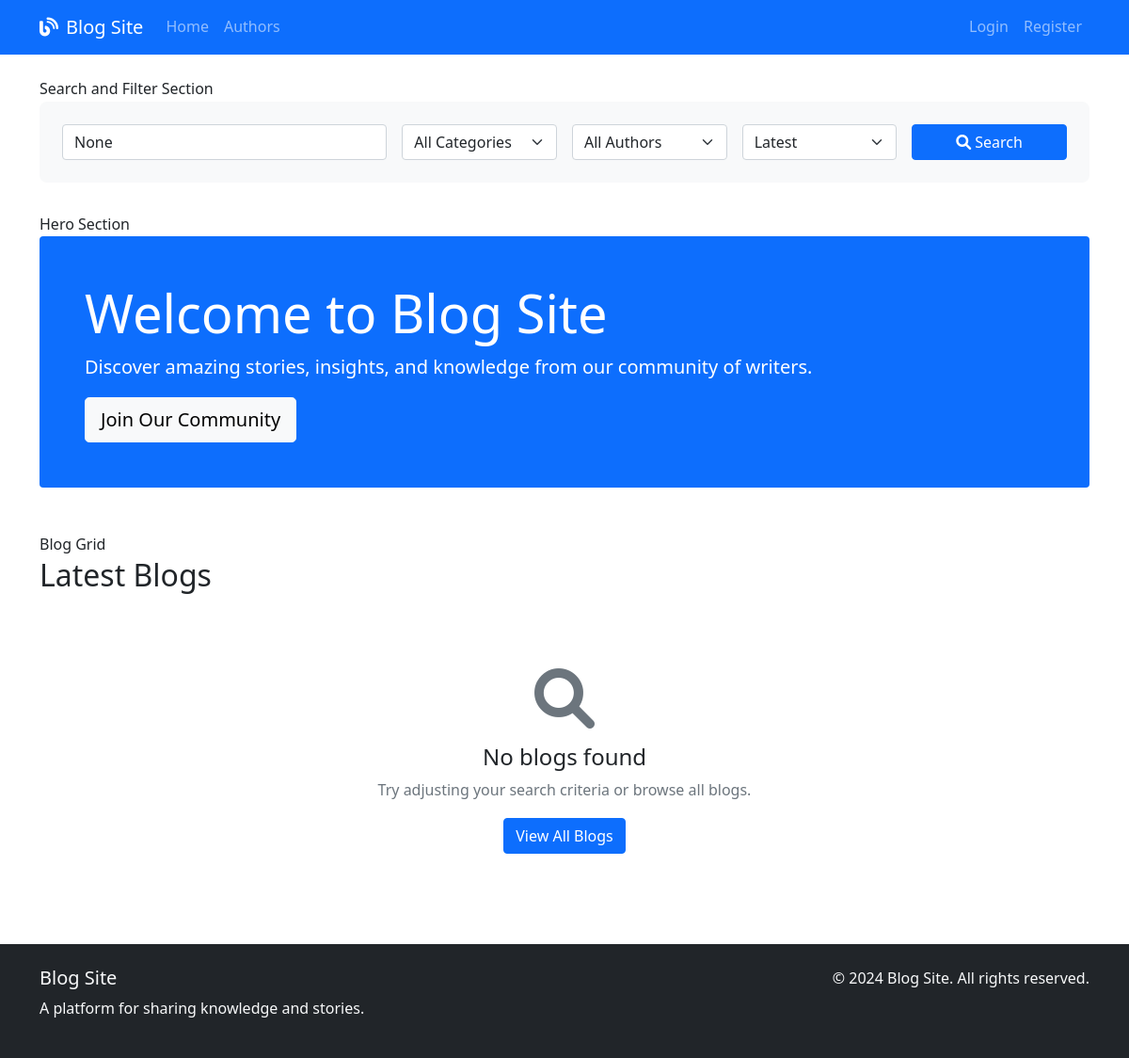
Before: / with the older database file.
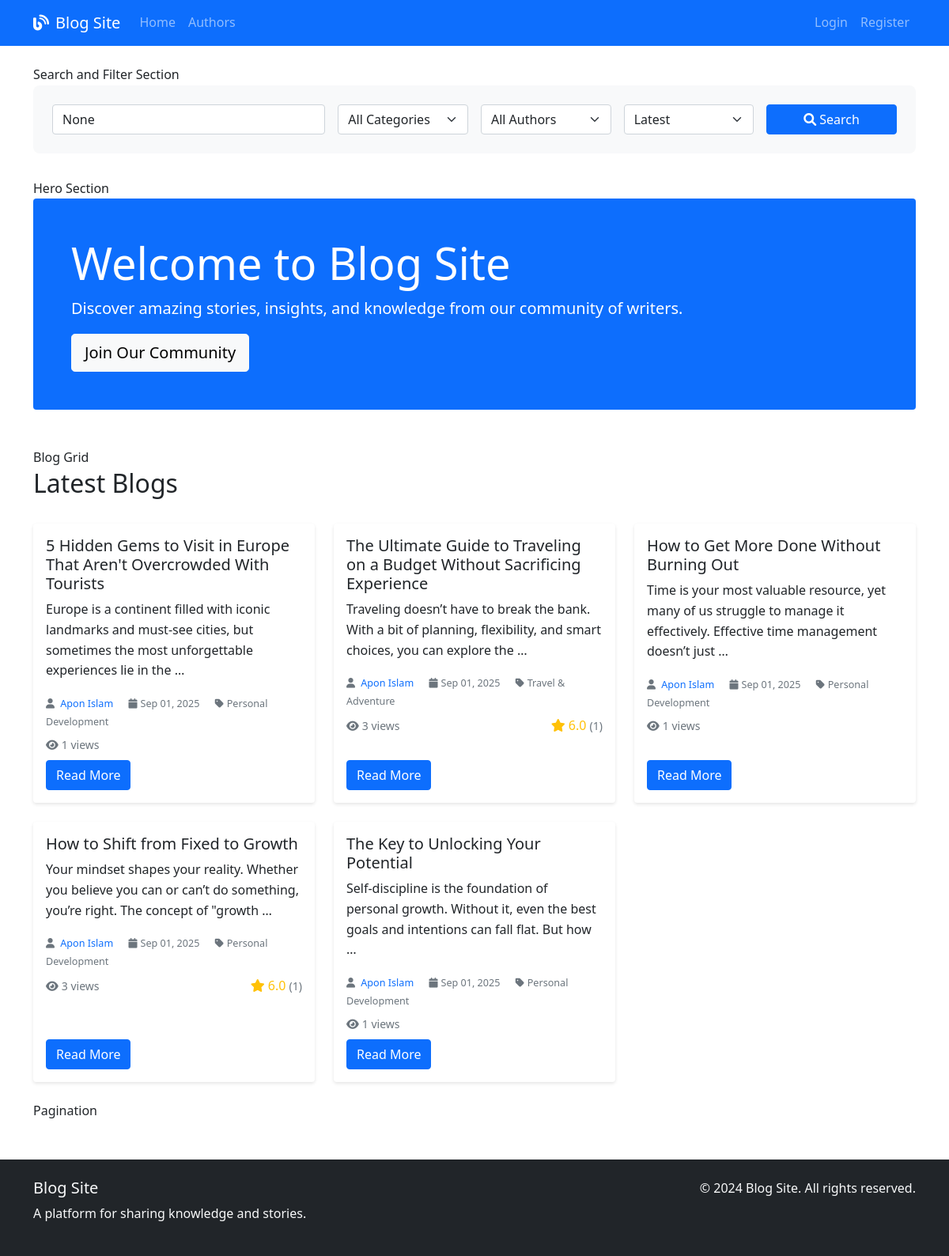
After: the same page with the newer database file.
### blog/models.py (models this page shows, shortened)
class Blog(models.Model):
    STATUS_CHOICES = (
        ('published', 'Published'),
    )
    title = models.CharField(max_length=200)
    slug = models.SlugField(max_length=200, unique=True)
    author = models.ForeignKey(User, on_delete=models.CASCADE, related_name='blogs')
    body = models.TextField()
    category = models.ForeignKey(Category, on_delete=models.SET_NULL, null=True, blank=True)
    status = models.CharField(max_length=10, choices=STATUS_CHOICES, default='draft')
    featured_image = models.ImageField(upload_to='blog_images/', blank=True, null=True)
    created_at = models.DateTimeField(default=timezone.now)
    updated_at = models.DateTimeField(auto_now=True)
    views = models.PositiveIntegerField(default=0)
    class Meta:
        ordering = ['-created_at']
    def get_absolute_url(self):
        return reverse('blog:detail', kwargs={'slug': self.slug})
    def get_average_rating(self):
        ratings = self.ratings.all()
        if ratings:
            return sum([rating.score for rating in ratings]) / len(ratings)
        return 0
    def get_rating_count(self):
        return self.ratings.count()

class Category(models.Model):
    name = models.CharField(max_length=100, unique=True)
    description = models.TextField(blank=True)
    created_at = models.DateTimeField(default=timezone.now)
    class Meta:
        verbose_name_plural = "Categories"

class Rating(models.Model):
    blog = models.ForeignKey(Blog, on_delete=models.CASCADE, related_name='ratings')
    user = models.ForeignKey(User, on_delete=models.CASCADE)
    score = models.IntegerField(validators=[MinValueValidator(0), MaxValueValidator(6)])
    created_at = models.DateTimeField(default=timezone.now)
    class Meta:
        unique_together = ('blog', 'user')

### accounts/models.py (models this page shows, shortened)
class User(AbstractUser):
    USER_ROLES = (
        ('admin', 'Admin'),
        ('author', 'Author'),
        ('reader', 'Reader'),
    )
    role = models.CharField(max_length=10, choices=USER_ROLES, default='reader')
    bio = models.TextField(max_length=500, blank=True)
    profile_picture = models.ImageField(upload_to='profile_pics/', blank=True, null=True)
    website = models.URLField(blank=True)
    twitter = models.CharField(max_length=100, blank=True)
    linkedin = models.CharField(max_length=100, blank=True)
    github = models.CharField(max_length=100, blank=True)
    is_email_verified = models.BooleanField(default=False)
    email_verification_token = models.CharField(max_length=100, blank=True)
    created_at = models.DateTimeField(default=timezone.now)
    def get_full_name(self):
        return f"{self.first_name} {self.last_name}".strip() or self.username

### blog/views.py (the view)
# urls.py: path('', views.home_view, name='home'),
def home_view(request):
    blogs = Blog.objects.filter(status='published').select_related('author', 'category').order_by('-created_at')
    search_query = request.GET.get('search')
    if search_query:
        blogs = blogs.filter(
            Q(title__icontains=search_query) |
            Q(body__icontains=search_query) |
            Q(author__username__icontains=search_query)
        )
    category_id = request.GET.get('category')
    if category_id:
        blogs = blogs.filter(category_id=category_id)
    author_id = request.GET.get('author')
    if author_id:
        blogs = blogs.filter(author_id=author_id)
    sort_by = request.GET.get('sort')
    if sort_by == 'rating':
        blogs = blogs.annotate(avg_rating=Avg('ratings__score')).order_by('-avg_rating', '-created_at')
    elif sort_by == 'views':
        blogs = blogs.order_by('-views', '-created_at')
    paginator = Paginator(blogs, 6)
    page_number = request.GET.get('page')
    page_obj = paginator.get_page(page_number)
    categories = Category.objects.all()
    authors = User.objects.filter(role__in=['author', 'admin'], blogs__status='published').distinct()
    context = {
        'page_obj': page_obj,
        'categories': categories,
        'authors': authors,
        'search_query': search_query,
        'selected_category': category_id,
        'selected_author': author_id,
        'sort_by': sort_by,
    }
    return render(request, 'blog/home.html', context)

### templates/blog/home.html (shortened to what the changed rows need)
{% extends 'base.html' %}
{% block content %}
 Search and Filter Section
<div class="search-form">
</div>
 Hero Section
<div class="row mb-5">
    <div class="col-12">
        <div class="bg-primary text-white p-5 rounded">
            <h1 class="display-4">Welcome to Blog Site</h1>
        </div>
    </div>
</div>
 Blog Grid
<div class="d-flex justify-content-between align-items-center mb-4">
    <h2>Latest Blogs</h2>
</div>
{% if page_obj %}
    <div class="row">
        {% for blog in page_obj %}
            <div class="col-md-4 mb-4">
                <div class="card blog-card h-100">
                    <div class="card-body d-flex flex-column">
                        <h5 class="card-title">{{ blog.title }}</h5>
                        <p class="card-text">{{ blog.body|truncatewords:20 }}</p>
                        <div class="blog-meta mb-2">
                            <small class="text-muted">
                                <i class="fas fa-user me-1"></i>
                                <a href="{% url 'accounts:author_detail' blog.author.username %}" class="text-decoration-none">
                                    {{ blog.author.get_full_name }}
                                </a>
                                <i class="fas fa-calendar ms-3 me-1"></i>{{ blog.created_at|date:"M d, Y" }}
                                {% if blog.category %}
                                    <i class="fas fa-tag ms-3 me-1"></i>{{ blog.category.name }}
                                {% endif %}
                            </small>
                        </div>
                        <div class="d-flex justify-content-between align-items-center mb-2">
                            <small class="text-muted">
                                <i class="fas fa-eye me-1"></i>{{ blog.views }} views
                            </small>
                            {% if blog.get_rating_count > 0 %}
                                <span class="rating-stars">
                                    <i class="fas fa-star"></i> {{ blog.get_average_rating|floatformat:1 }}
                                    <small class="text-muted">({{ blog.get_rating_count }})</small>
                                </span>
                            {% endif %}
                        </div>
                        <div class="mt-auto">
                            <a href="{{ blog.get_absolute_url }}" class="btn btn-primary">Read More</a>
                        </div>
                    </div>
                </div>
            </div>
        {% endfor %}
    </div>
     Pagination
{% else %}
    <div class="text-center py-5">
        <i class="fas fa-search fa-4x text-muted mb-3"></i>
        <h4>No blogs found</h4>
        <p class="text-muted">Try adjusting your search criteria or browse all blogs.</p>
        <a href="{% url 'blog:home' %}" class="btn btn-primary">View All Blogs</a>
    </div>
{% endif %}
{% endblock %}

Changed rows visible on the page:
added Blog: title "5 Hidden Gems to Visit in Europe That Aren't Overcrowded With Tourists", body "Europe is a continent filled with iconic landmarks and must-see cities, but sometimes the most unforgettable experiences lie in the …", author.get_full_name "Apon Islam", created_at "Sep 01, 2025", category.name "Personal Development", views "1"
added Blog: title "The Ultimate Guide to Traveling on a Budget Without Sacrificing Experience", body "Traveling doesn’t have to break the bank. With a bit of planning, flexibility, and smart choices, you can explore the …", author.get_full_name "Apon Islam", created_at "Sep 01, 2025", category.name "Travel & Adventure", views "3", get_average_rating "6.0", get_rating_count "1"
added Blog: title "How to Get More Done Without Burning Out", body "Time is your most valuable resource, yet many of us struggle to manage it effectively. Effective time management doesn’t just …", author.get_full_name "Apon Islam", created_at "Sep 01, 2025", category.name "Personal Development", views "1"
added Blog: title "How to Shift from Fixed to Growth", body "Your mindset shapes your reality. Whether you believe you can or can’t do something, you’re right. The concept of \"growth …", author.get_full_name "Apon Islam", created_at "Sep 01, 2025", category.name "Personal Development", views "3", get_average_rating "6.0", get_rating_count "1"
added Blog: title "The Key to Unlocking Your Potential", body "Self-discipline is the foundation of personal growth. Without it, even the best goals and intentions can fall flat. But how …", author.get_full_name "Apon Islam", created_at "Sep 01, 2025", category.name "Personal Development", views "1"
Other visible differences:
text no longer shown: "No blogs found Try adjusting your search criteria or browse all blogs. View All Blogs"
text now shown: "Pagination"
